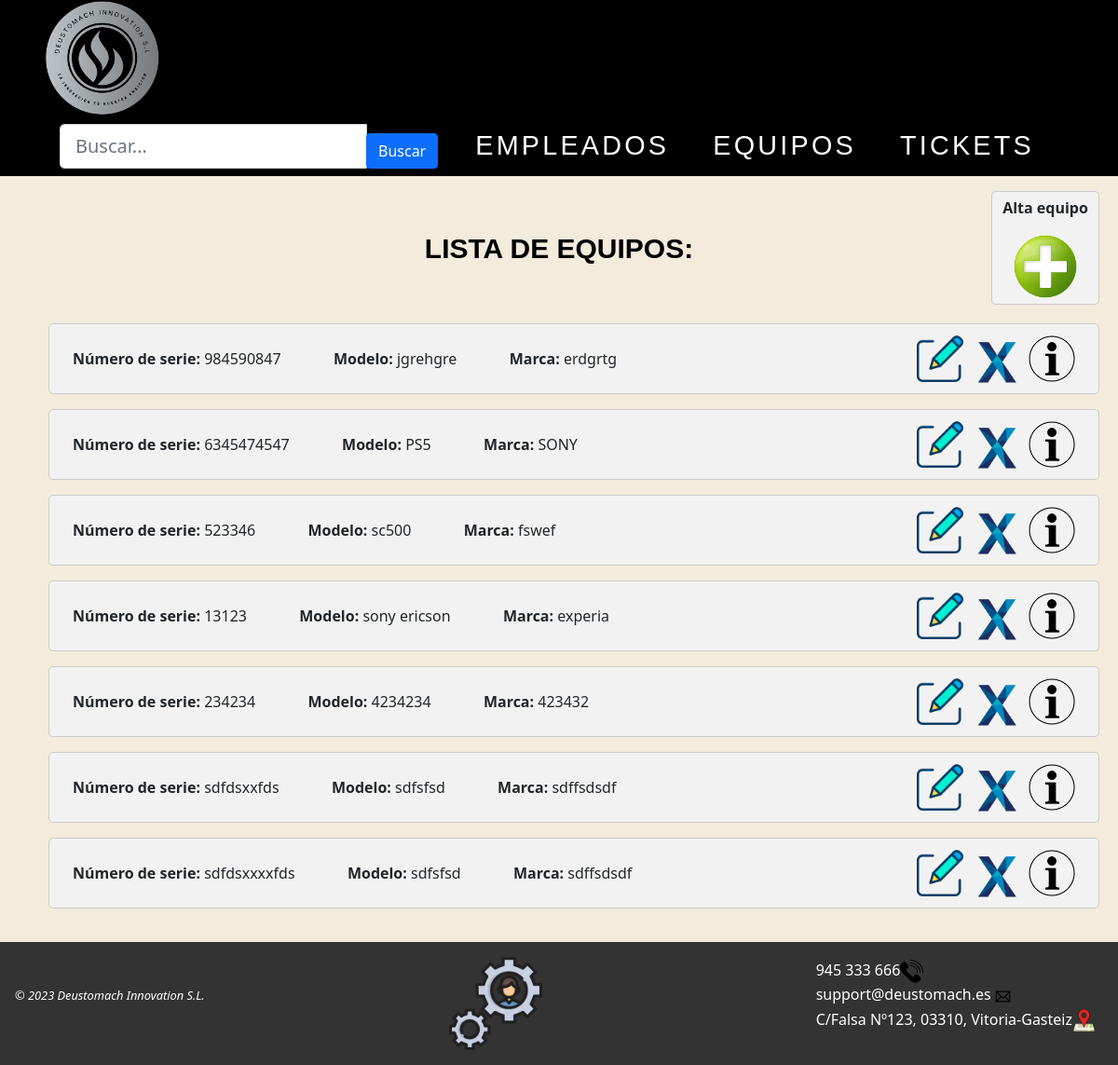
Before: /AppWeb/listadoEquipos/ with the older database file.
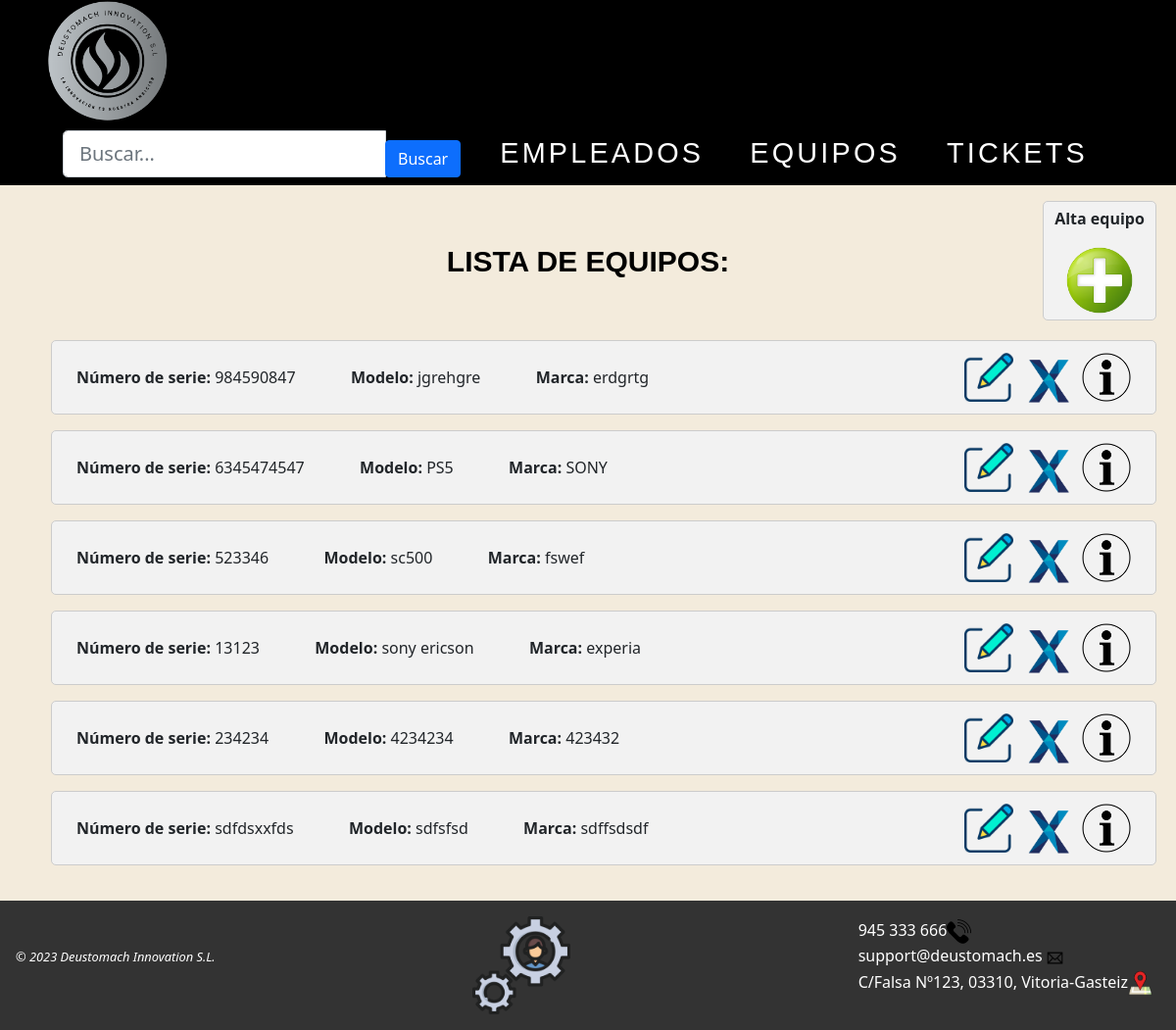
After: the same page with the newer database file.
### AppWeb/models.py (models this page shows, shortened)
class Equipo(models.Model):
    nserie = models.CharField(max_length=20, unique=True)
    modelo = models.CharField(max_length=50)
    marca = models.CharField(max_length=30)
    tipo = models.CharField(max_length=20)
    fechaAdquisicion = models.DateField()
    fechaPuestaMarcha = models.DateField()
    provNombre = models.CharField(max_length=30)
    provTelefono = models.IntegerField(default=0)
    planta = models.CharField(max_length=15)

### AppWeb/views.py (the view)
# urls.py: path('AppWeb/listadoEquipos/', views.ListaEquipo.as_view(), name='listado-equipo'),
class ListaEquipo(ListView):
    model = Equipo
    template_name = 'listadoEquipos.html'
    context_object_name = 'equipos'
    def get_queryset(self):
        queryset = super().get_queryset()
        busqueda = self.request.GET.get("buscar")
        if busqueda:
            queryset = queryset.filter(
                Q(nserie__icontains=busqueda) |
                Q(modelo__icontains=busqueda) |
                Q(marca__icontains=busqueda)
            ).distinct()
        return queryset

### AppWeb/Templates/listadoEquipos.html (shortened to what this page needs)
{% extends "homeEquipos.html" %}
{% load static %}
{% block contenido %}
<div class="contenido">
    <div id="totalalta">
        <div id="titulos">
            <h1>LISTA DE EQUIPOS:</h1>
        </div>
        <div id="mas">
            <p><b>Alta equipo</b></p>
            <a href="{% url 'gestion:crear-equipo' %}"><img class="centrado" src="{% static 'images/añadirusr.png' %}"
                    width="70px" title="Crear un empleado nuevo"></a>
        </div>
        {% if object_list %}
        {% for eq in object_list %}
        <ul>
            <div class="objetos">
                <span><b>Número de serie: </b>{{eq.nserie}}</span> &emsp;&emsp;&emsp;
                <b>Modelo: </b>{{eq.modelo}}</span> &emsp;&emsp;&emsp;
                <b>Marca: </b>{{eq.marca}}</span>
                <a id="objetos1" href="{% url 'gestion:detalle-equipo' eq.id %}"><img
                        src="{% static 'images/info.png' %}" title="Pulsa para ver los detalles del equipo"
                        width="50px"></a>
                <a id="objetos1" href="{% url 'gestion:borrar-equipo' eq.id %}"><img
                        src="{% static 'images/delete.png' %}" title="Haz clic para eliminar el equipo"
                        width="50px"></a>
                <a id="objetos1" href="{% url 'gestion:modificar-equipo' eq.id %}"><img
                        src="{% static 'images/editar.png' %}" title="Haz clic para editar este equipo"
                        width="50px"></a>
            </div>
        </ul>
        {% endfor %}
        {% else %}
        <h1>No hay equipos disponibles</h1>
        {% endif %}
    </div>
    {% endblock %}

Changed rows visible on the page:
removed Equipo: nserie "sdfdsxxxxfds", modelo "sdfsfsd", marca "sdffsdsdf"
